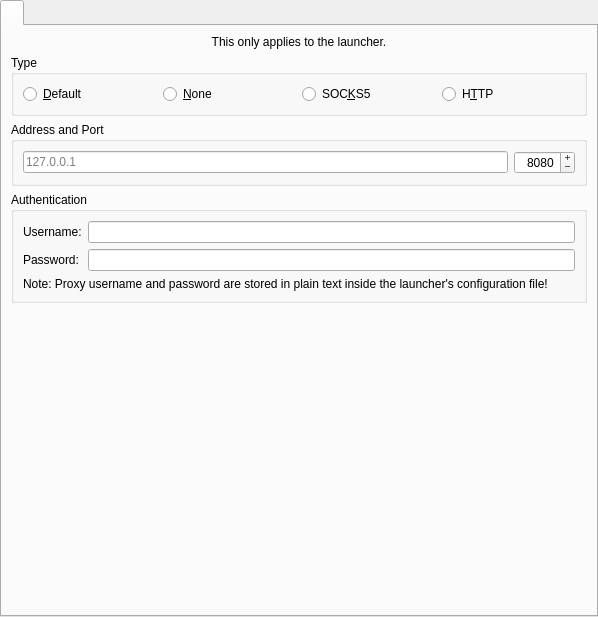
<?xml version="1.0" encoding="UTF-8"?>
<ui version="4.0">
 <class>ProxyPage</class>
 <widget class="QWidget" name="ProxyPage">
  <property name="geometry">
   <rect>
    <x>0</x>
    <y>0</y>
    <width>598</width>
    <height>617</height>
   </rect>
  </property>
  <property name="sizePolicy">
   <sizepolicy hsizetype="MinimumExpanding" vsizetype="MinimumExpanding">
    <horstretch>0</horstretch>
    <verstretch>0</verstretch>
   </sizepolicy>
  </property>
  <layout class="QVBoxLayout" name="verticalLayout_2">
   <property name="leftMargin">
    <number>0</number>
   </property>
   <property name="topMargin">
    <number>0</number>
   </property>
   <property name="rightMargin">
    <number>0</number>
   </property>
   <property name="bottomMargin">
    <number>0</number>
   </property>
   <item>
    <widget class="QTabWidget" name="tabWidget">
     <widget class="QWidget" name="tabWidgetPage1">
      <attribute name="title">
       <string notr="true"/>
      </attribute>
      <layout class="QVBoxLayout" name="verticalLayout">
       <item>
        <widget class="QLabel" name="proxyPlainTextWarningLabel_2">
         <property name="text">
          <string>This only applies to the launcher.</string>
         </property>
         <property name="alignment">
          <set>Qt::AlignCenter</set>
         </property>
         <property name="wordWrap">
          <bool>true</bool>
         </property>
        </widget>
       </item>
       <item>
        <widget class="QGroupBox" name="proxyTypeBox">
         <property name="title">
          <string>Type</string>
         </property>
         <layout class="QHBoxLayout" name="horizontalLayout_3">
          <item>
           <widget class="QRadioButton" name="proxyDefaultBtn">
            <property name="toolTip">
             <string>Uses your system's default proxy settings.</string>
            </property>
            <property name="text">
             <string>&amp;Default</string>
            </property>
            <attribute name="buttonGroup">
             <string notr="true">proxyGroup</string>
            </attribute>
           </widget>
          </item>
          <item>
           <widget class="QRadioButton" name="proxyNoneBtn">
            <property name="text">
             <string>&amp;None</string>
            </property>
            <attribute name="buttonGroup">
             <string notr="true">proxyGroup</string>
            </attribute>
           </widget>
          </item>
          <item>
           <widget class="QRadioButton" name="proxySOCKS5Btn">
            <property name="text">
             <string>SOC&amp;KS5</string>
            </property>
            <attribute name="buttonGroup">
             <string notr="true">proxyGroup</string>
            </attribute>
           </widget>
          </item>
          <item>
           <widget class="QRadioButton" name="proxyHTTPBtn">
            <property name="text">
             <string>H&amp;TTP</string>
            </property>
            <attribute name="buttonGroup">
             <string notr="true">proxyGroup</string>
            </attribute>
           </widget>
          </item>
         </layout>
        </widget>
       </item>
       <item>
        <widget class="QGroupBox" name="proxyAddrBox">
         <property name="title">
          <string>Address and Port</string>
         </property>
         <layout class="QHBoxLayout" name="horizontalLayout_2">
          <item>
           <widget class="QLineEdit" name="proxyAddrEdit">
            <property name="placeholderText">
             <string notr="true">127.0.0.1</string>
            </property>
           </widget>
          </item>
          <item>
           <widget class="QSpinBox" name="proxyPortEdit">
            <property name="alignment">
             <set>Qt::AlignRight|Qt::AlignTrailing|Qt::AlignVCenter</set>
            </property>
            <property name="buttonSymbols">
             <enum>QAbstractSpinBox::PlusMinus</enum>
            </property>
            <property name="maximum">
             <number>65535</number>
            </property>
            <property name="value">
             <number>8080</number>
            </property>
           </widget>
          </item>
         </layout>
        </widget>
       </item>
       <item>
        <widget class="QGroupBox" name="proxyAuthBox">
         <property name="title">
          <string>Authentication</string>
         </property>
         <layout class="QGridLayout" name="gridLayout_5">
          <item row="0" column="1">
           <widget class="QLineEdit" name="proxyUserEdit"/>
          </item>
          <item row="0" column="0">
           <widget class="QLabel" name="proxyUsernameLabel">
            <property name="text">
             <string>Username:</string>
            </property>
           </widget>
          </item>
          <item row="1" column="0">
           <widget class="QLabel" name="proxyPasswordLabel">
            <property name="text">
             <string>Password:</string>
            </property>
           </widget>
          </item>
          <item row="1" column="1">
           <widget class="QLineEdit" name="proxyPassEdit">
            <property name="echoMode">
             <enum>QLineEdit::Password</enum>
            </property>
           </widget>
          </item>
          <item row="2" column="0" colspan="2">
           <widget class="QLabel" name="proxyPlainTextWarningLabel">
            <property name="text">
             <string>Note: Proxy username and password are stored in plain text inside the launcher's configuration file!</string>
            </property>
            <property name="wordWrap">
             <bool>true</bool>
            </property>
           </widget>
          </item>
         </layout>
        </widget>
       </item>
       <item>
        <spacer name="verticalSpacer">
         <property name="orientation">
          <enum>Qt::Vertical</enum>
         </property>
         <property name="sizeHint" stdset="0">
          <size>
           <width>20</width>
           <height>40</height>
          </size>
         </property>
        </spacer>
       </item>
      </layout>
     </widget>
    </widget>
   </item>
  </layout>
 </widget>
 <resources/>
 <connections/>
 <buttongroups>
  <buttongroup name="proxyGroup"/>
 </buttongroups>
</ui>
